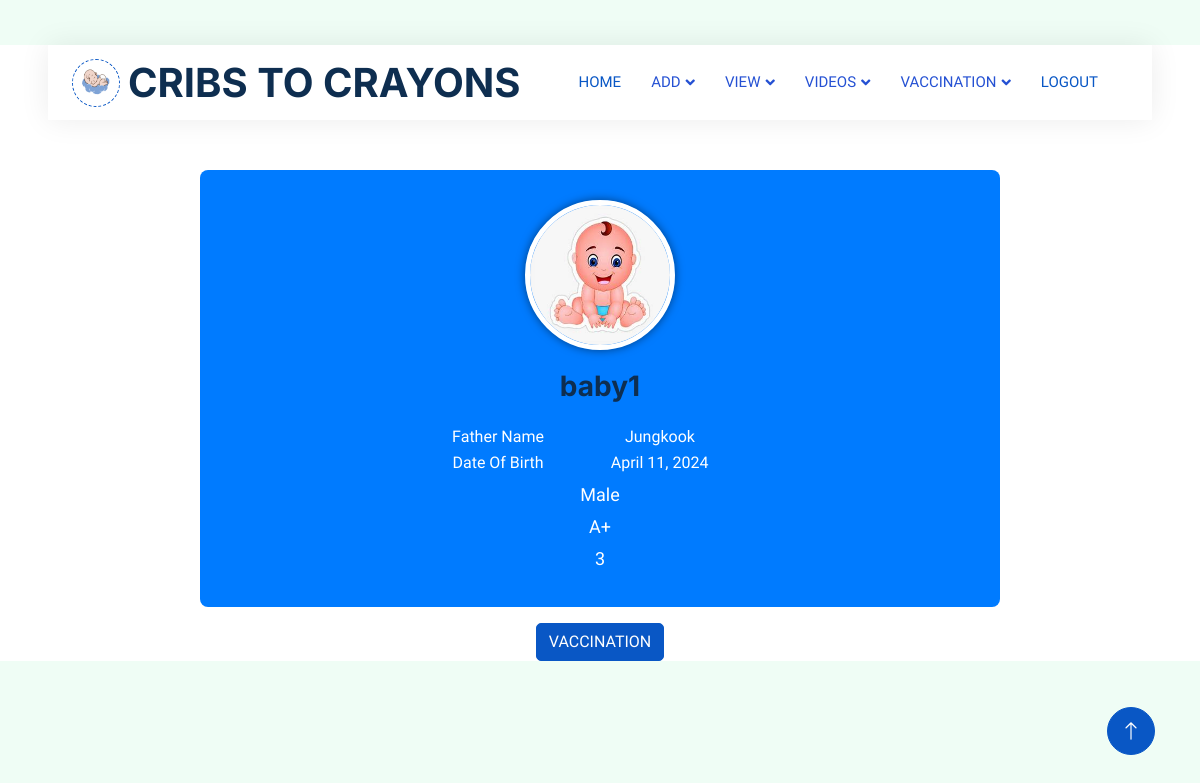
/viewbabyh/1 (signed in), run on the app's committed database.
### app1/models.py (models this page shows)
class Baby_details(models.Model):
    parent_id=models.ForeignKey(Parent,on_delete=models.CASCADE)
    hospital_id=models.ForeignKey(Hospital,on_delete=models.CASCADE)
    baby_name=models.CharField(max_length=20)
    father_name=models.CharField(max_length=20,null=True,blank=True)
    gender=models.CharField(max_length=20,null=True,blank=True)
    blood_group=models.CharField(max_length=20,null=True,blank=True)
    weight=models.IntegerField()
    birth_date=models.DateField()
    def __str__(self):
        return self.baby_name

### app1/views.py (the view)
# urls.py: path('viewbabyh/<int:id>',views.view_baby,name="viewbabyh"),
@login_required(login_url='login/')
def view_baby(request,id):
    parent=Parent.objects.get(id=id)
    baby=Baby_details.objects.filter(parent_id=parent)
    print(baby)
    context={
        'baby':baby
    }
    return render(request,'Hospital/viewbabydetails.html',context)

### template/Hospital/viewbabydetails.html (shortened to what this page needs)
<!DOCTYPE html>
<html lang="en">
{% load static %}
<head>
    <link href="https://cdnjs.cloudflare.com/ajax/libs/font-awesome/5.10.0/css/all.min.css" rel="stylesheet">
    <link href="https://cdn.jsdelivr.net/npm/bootstrap-icons@1.4.1/font/bootstrap-icons.css" rel="stylesheet">
    <link href="{% static 'js/animate.min.css' %}" rel="stylesheet">
    <link href="{% static 'js/owl.carousel.min.css' %}" rel="stylesheet">
    <link href="{% static 'css/bootstrap.min.css' %}" rel="stylesheet">
    <link href="{% static 'css/style.css' %}" rel="stylesheet">
</head>
<body>
    <div class="container-xxl bg-white p-0">
        <div class="container-fluid nav-bar bg-transparent">
            <nav class="navbar navbar-expand-lg bg-white navbar-light py-0 px-4">
                <a href="" class="navbar-brand d-flex align-items-center text-center">
                    <div class="icon p-2 me-2">
                        <img class="img-fluid" src="{% static 'img/logo.gif' %}" alt="Icon" style="width: 30px; height: 30px;">
                    </div>
                    <h1 class="m-0 " >CRIBS TO CRAYONS</h1>
                </a>
                <div class="collapse navbar-collapse" id="navbarCollapse">
                  <div class="navbar-nav ms-auto">
                    <a href="{% url 'hospitalprofile'%}" class="nav-item nav-link active" >HOME</a>
                      <div class="nav-item dropdown">
                          <a href="#" class="nav-link dropdown-toggle" data-bs-toggle="dropdown">ADD</a>
                      </div>
                      <div class="nav-item dropdown">
                        <a href="#" class="nav-link dropdown-toggle" data-bs-toggle="dropdown">VIEW</a>
                    </div>
                    <div class="nav-item dropdown">
                      <a href="#" class="nav-link dropdown-toggle" data-bs-toggle="dropdown">VIDEOS</a>
                  </div>
                    <div class="nav-item dropdown">
                      <a href="#" class="nav-link dropdown-toggle" data-bs-toggle="dropdown">VACCINATION</a>
                </div>
                  <a href="{% url 'login'%}" class="nav-item nav-link active" >LOGOUT</a>
              </div>
            </nav>
        </div>
{% for i in baby %}
<div class="profile-container">
  <div class="profile-header text-center">
    <img src="{% static 'img/b4.jpeg' %}" alt="Profile Picture" class="profile-picture">
    <h1 class="profile-name">{{ i.baby_name }}</h1>
    <div class="profile-details">
      <div class="m-auto widthfit">
        <label class="text-center ps-4  " for="">Father Name</label>
        <input class="inputnew text-center "  value='{{ i.father_name }}'>
      </div>
      <div class="m-auto widthfit">
        <label class="text-center ps-4  " for="">Date Of Birth</label>
        <input class="inputnew text-center "  value='{{ i.birth_date }}'>
      </div>
      <p>{{ i.gender }}</p>
      <p>{{ i.blood_group }}</p>
      <p>{{ i.weight }}</p>
    </div>
  </div>
  <div class="text-center mt-3">
    <a href="{% url 'viewbabyvaccine' id=i.id %}" class="btn btn-primary">VACCINATION</a>
  </div>
</div>
{% endfor %}
<a href="#" class="btn btn-lg btn-primary btn-lg-square back-to-top"><i class="bi bi-arrow-up"></i></a>
</div>
</body>
</html>

### static/css/style.css (style rules this page uses)
:root { --primary: #0957c5; --secondary: #2264ff; --light: #EFFDF5; --dark: #2551d3; }
.back-to-top { position: fixed; display: none; right: 45px; bottom: 45px; z-index: 99; }
.btn { transition: .5s; }
.btn.btn-primary, .btn.btn-secondary { color: #FFFFFF; }
.btn-lg-square { width: 48px; height: 48px; }
.btn-square, .btn-sm-square, .btn-lg-square { padding: 0; display: flex; align-items: center; justify-content: center; font-weight: normal; border-radius: 50px; }
.nav-bar { position: relative; margin-top: 45px; padding: 0 3rem; transition: .5s; z-index: 9999; }
.navbar { box-shadow: 0 0 30px rgba(0, 0, 0, .08); }
.navbar .dropdown-toggle::after { border: none; content: "\f107"; font-family: "Font Awesome 5 Free"; font-weight: 900; vertical-align: middle; margin-left: 5px; transition: .5s; }
.navbar-light .navbar-nav .nav-link { margin-right: 30px; padding: 25px 0; color: #5288e0; font-size: 15px; text-transform: uppercase; outline: none; }
.navbar-light .navbar-nav .nav-link:hover, .navbar-light .navbar-nav .nav-link.active { color: var(--primary); }
.navbar-light .navbar-brand { height: 75px; }
.navbar-light .navbar-nav .nav-link { color: var(--dark); font-weight: 500; }
.icon { padding: 15px; display: inline-flex; align-items: center; justify-content: center; background: #FFFFFF !important; border-radius: 50px; border: 1px dashed var(--primary) !important; }

### template/Hospital/viewbabydetails.html (style rules this page uses)
.profile-container { max-width: 800px; margin: 50px auto; }
.profile-header { background-color: #007bff; color: #fff; padding: 30px 20px; border-radius: 8px; }
.profile-picture { width: 150px; height: 150px; border-radius: 50%; border: 5px solid #fff; box-shadow: 0px 0px 10px rgba(0, 0, 0, 0.5); }
.profile-name { font-size: 28px; margin-top: 20px; }
.profile-details { margin-top: 20px; }
.profile-details p { font-size: 18px; margin-bottom: 5px; }
.inputnew { background-color: #007bff; border: none; color: white; }
.widthfit { width: fit-content; text-align: center; }

### data on the page
Baby_details: baby_name "baby1", father_name "Jungkook", birth_date "April 11, 2024", gender "Male", blood_group "A+", weight "3"
